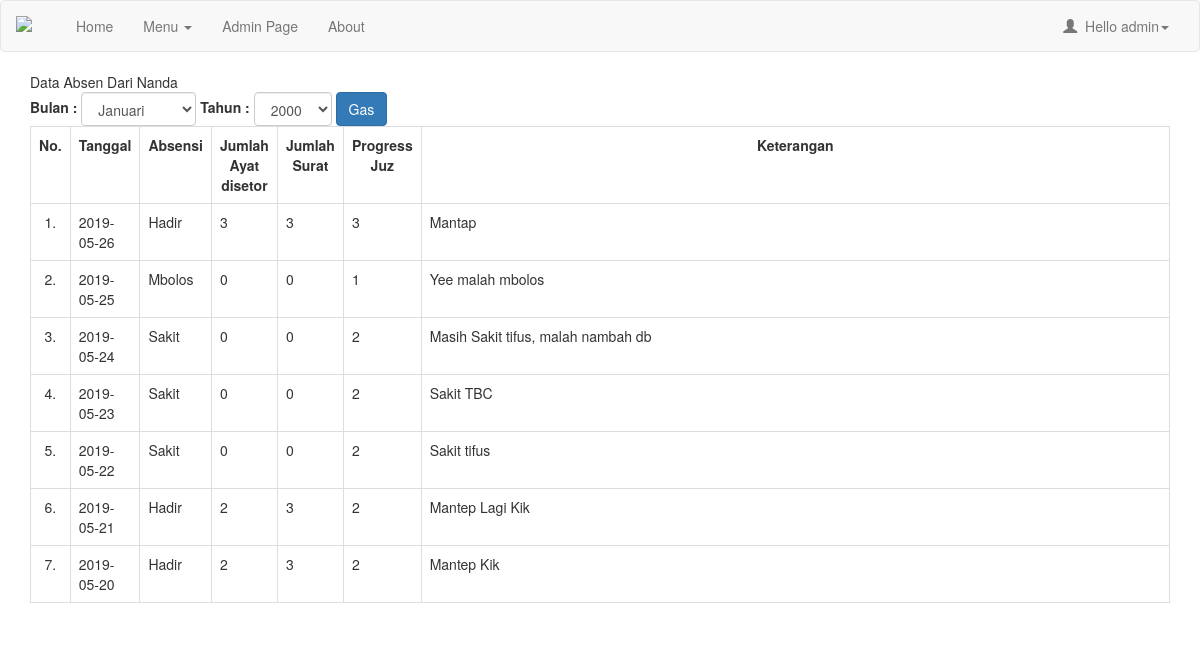
/admin/index.php?m=absenlengkap&ID=10 (signed in), run on the app's committed database.
### tables this page shows
CREATE TABLE `tbsantri` (
  `IdSantri` int(11) NOT NULL,
  `NIS` varchar(20) NOT NULL,
  `TglInput` date NOT NULL,
  `Nama` varchar(50) NOT NULL,
  `NamaLengkap` varchar(100) NOT NULL,
  `JenisKelamin` int(2) NOT NULL,
  `TempatLahir` varchar(40) NOT NULL,
  `TglLahir` date NOT NULL,
  `AnakKe` int(5) NOT NULL,
  `Dari` int(11) NOT NULL,
  `Bahasa` varchar(40) NOT NULL,
  `KebutuhanKhusus` varchar(30) NOT NULL,
  `SekolahTerakhir` varchar(20) NOT NULL,
  `NamaSekolah` varchar(50) NOT NULL,
  `AlamatSekolah` text NOT NULL,
  `TinggalDengan` varchar(30) NOT NULL,
  `NomorKK` varchar(50) NOT NULL,
  `NamaJalan` text NOT NULL,
  `RT` varchar(50) NOT NULL,
  `RW` varchar(50) NOT NULL,
  `Desa` varchar(50) NOT NULL,
  `Kecamatan` varchar(100) NOT NULL,
  `Kabupaten` varchar(100) NOT NULL,
  `Provinsi` varchar(100) NOT NULL,
  `StatusSantri` varchar(30) NOT NULL,
  `IdProgram` int(11) NOT NULL,
  `IdKelas` int(11) NOT NULL
);

CREATE TABLE `tbabsen` (
  `IdAbsensi` int(11) NOT NULL,
  `IdSantri` int(11) NOT NULL,
  `IdAyah` int(11) NOT NULL,
  `IdIbu` int(11) NOT NULL,
  `IdWali` int(11) NOT NULL,
  `Absen` varchar(20) NOT NULL,
  `SetorAyat` int(11) NOT NULL,
  `Surat` int(11) NOT NULL,
  `TanggalAbsen` date NOT NULL,
  `JuzSaatIni` int(11) NOT NULL,
  `TargetJuz` int(11) NOT NULL,
  `KeteranganAbsen` text NOT NULL
);

### admin/absensi_lengkap.php (the view, shortened to what this page needs)
<?php
include 'config.php';
$ID = mysqli_real_escape_string($conn, $_GET['ID']);
$bulanabs = $_GET['bulanabs'];
$tahunabs = $_GET['tahunabs'];
$sql = "SELECT * FROM tbsantri LEFT JOIN tbabsen ON tbsantri.IdSantri = tbabsen.IdSantri LEFT JOIN tbkelas
ON tbsantri.IdKelas=tbkelas.IdKelas LEFT JOIN tbprogram ON tbsantri.IdProgram = tbprogram.IdProgram WHERE tbsantri.IdSantri='$ID'";
$query = mysqli_query($conn, $sql);
$data = mysqli_fetch_object($query);
echo "Data Absen Dari ".$data->Nama;
?>
<div class="form form-inline">
    <form>
    <label>Bulan : </label>
    <select class="form-control" name="bulanabs">
        <?php
        $namabulan = array("decoy","Januari","Februari","Maret","April","Mei","Juni","Juli","Agustus","September","Oktober","November","Desember");
        for ($index = 1; $index <= 12 ; $index++){?>
            <option value="<?php echo $index ?>"<?=$index == $bulanabs?'selected="selected"':'';?>><?php echo $namabulan[$index]?></option>
        <?php }?>
    </select>
    <label>Tahun : </label>
    <select class="form-control" name="tahunabs">
        <?php
        $tahun = 2000;
        $thsekarang = date('Y');
        while($tahun <= $thsekarang){
        ?>
        <option value="<?php echo $tahun?>"<?=$tahun == $tahunabs?'selected="selected"':'';?>><?php echo $tahun++ ?></option>
        <?php } ?>
    </select>
    <button type="submit" class="btn btn-primary">Gas</button>
    </form>
</div>
<table class="table table-bordered table-hover">
                <tr style="text-align: center">
                    <th style="text-align: center" width="2%" align="center">No. </th>
                    <th style="text-align: center" align="center">Tanggal</th>
                    <th style="text-align: center" align="center">Absensi</th>
                    <th style="text-align: center" align="center">Jumlah Ayat disetor</th>
                    <th style="text-align: center" align="center">Jumlah Surat</th>
                    <th style="text-align: center" align="center">Progress Juz</th>
                    <th style="text-align: center" width="70%" align="center">Keterangan</th>
                </tr>
                <?php
                if ($bulanabs == '' || $tahunabs == ''){
                    $sql1 = "SELECT * FROM tbabsen WHERE IdSantri = '$ID' ORDER BY TanggalAbsen DESC";
                }else{
                    $sql1 = "SELECT * FROM tbabsen WHERE IdSantri = '$ID' AND MONTH(TanggalAbsen) = '$bulanabs' AND YEAR(TanggalAbsen) = '$tahunabs' ORDER BY TanggalAbsen DESC";
                }
                $query1 = mysqli_query($conn, $sql1);
                $no = 1;
                while ($data1 = mysqli_fetch_object($query1)) {
                    if ($data1->Absen == '1'){
                        $absen = 'Hadir';
                    }elseif($data1->Absen == '2'){
                        $absen = 'Sakit';
                    }elseif($data1->Absen == '3'){
                        $absen = 'Izin';
                    }else{
                        $absen = 'Mbolos';
                    }
                    ?>
                <tr class="rowHref" data-href="index.php?m=absen_detail&ID=<?php echo $data1->IdSantri?>">
                    <td align="center" width="2%"><?php echo $no++."."?></td>
                    <td><?php echo $data1->TanggalAbsen?></td>
                    <td><?php echo $absen?></td>
                    <td><?php echo $data1->SetorAyat?></td>
                    <td><?php echo $data1->Surat?></td>
                    <td><?php echo $data1->JuzSaatIni?></td>
                    <td width="70%"><?php echo $data1->KeteranganAbsen?></td>
                </tr>
                <?php } ?>
            </table>

### assets/css/startmin.css (style rules this page uses)
body { background-color: #f8f8f8; }

### data on the page
tbsantri: Nama "Nanda"
tbabsen: TanggalAbsen "2019-05-26", Absen "Hadir", SetorAyat "3", Surat "3", JuzSaatIni "3", KeteranganAbsen "Mantap"
tbabsen: TanggalAbsen "2019-05-25", Absen "Mbolos", SetorAyat "0", Surat "0", JuzSaatIni "1", KeteranganAbsen "Yee malah mbolos"
tbabsen: TanggalAbsen "2019-05-24", Absen "Sakit", SetorAyat "0", Surat "0", JuzSaatIni "2", KeteranganAbsen "Masih Sakit tifus, malah nambah db"
tbabsen: TanggalAbsen "2019-05-23", Absen "Sakit", SetorAyat "0", Surat "0", JuzSaatIni "2", KeteranganAbsen "Sakit TBC"
tbabsen: TanggalAbsen "2019-05-22", Absen "Sakit", SetorAyat "0", Surat "0", JuzSaatIni "2", KeteranganAbsen "Sakit tifus"
tbabsen: TanggalAbsen "2019-05-21", Absen "Hadir", SetorAyat "2", Surat "3", JuzSaatIni "2", KeteranganAbsen "Mantep Lagi Kik"
tbabsen: TanggalAbsen "2019-05-20", Absen "Hadir", SetorAyat "2", Surat "3", JuzSaatIni "2", KeteranganAbsen "Mantep Kik"

### other printed values
$_SESSION['username'] "admin"
form field bulanabs "Januari"
form field tahunabs "2000"
